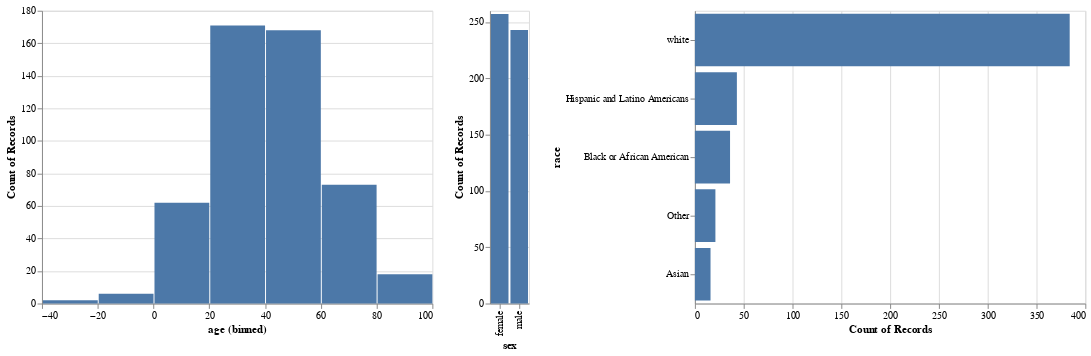

Source (notebook cell):
### Markdown cell above
### Age and Race Distribution

### Code cell
alt.hconcat(
    alt.Chart(patient).mark_bar().encode(
        alt.X("age:Q", bin=True),
        y='count()',
    ).properties(
        height=300
    ),
    alt.Chart(patient).mark_bar().encode(
        alt.X("sex:N"),
        y='count()',
    ),
    alt.Chart(patient).mark_bar().encode(
        alt.Y("race:N", sort='-x'),
        x='count()',
    ).properties(
        height=300
    )
)

### Figure 1 — Vega-Lite specification as saved in the notebook (floating-point values rounded to 4 significant figures; data arrays with more than 128 entries replaced by an {"elided": "..."} marker saying what was removed)
{"config": {"view": {"continuousWidth": 400, "continuousHeight": 300}}, "hconcat": [{"mark": "bar", "encoding": {"x": {"type": "quantitative", "bin": true, "field": "age"}, "y": {"type": "quantitative", "aggregate": "count"}}, "height": 300}, {"mark": "bar", "encoding": {"x": {"type": "nominal", "field": "sex"}, "y": {"type": "quantitative", "aggregate": "count"}}}, {"mark": "bar", "encoding": {"x": {"type": "quantitative", "aggregate": "count"}, "y": {"type": "nominal", "field": "race", "sort": "-x"}}, "height": 300}], "data": {"name": "data-ed8f594bd59f45c908dec30e071cc85b"}, "$schema": "https://vega.github.io/schema/vega-lite/v4.0.2.json", "datasets": {"data-ed8f594bd59f45c908dec30e071cc85b": {"elided": "500 records"}}}
